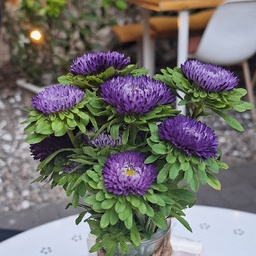
#> input picture photos/flowers.jpg, 256 x 256 px, shrunk from 400 x 400 before the run; its folder holds only this picture in this run
$ python Tema2.py
#> lines starting #> are read from the running program, lines starting #| are printed output that depends on the picture
import matplotlib.pyplot as plt
import numpy as np
import os
import shutil

# [8 lines left out: function display_image, not called in this run]

def grayscale(image):
    new_image = np.zeros_like(image)
    (N, M, _) = image.shape

    for i in range(N):
        for j in range(M):
            val = image[i][j][0] * 0.2 + image[i][j][1] * 0.71 + image[i][j][2] * 0.07
            new_image[i][j][0] = val
            new_image[i][j][1] = val
            new_image[i][j][2] = val

    return new_image

def blur(image):
    kernel =   [[0.05, 0.11, 0.05],
                [0.11, 0.25, 0.11],
                [0.05, 0.11, 0.05]]

    (N, M, _) = image.shape
    new_image = np.zeros_like(image)

    for i in range(N):
        for j in range(M):
            val_R = 0
            val_G = 0
            val_B = 0
            for x in range(-1, 2):
                for y in range(-1, 2):
                    if i + x >= 0 and i + x < N and j + y >= 0 and j + y < M:
                        val_R += image[i + x][j + y][0] * kernel[x + 1][y + 1]
                        val_G += image[i + x][j + y][1] * kernel[x + 1][y + 1]
                        val_B += image[i + x][j + y][2] * kernel[x + 1][y + 1]
            new_image[i][j][0] = val_R
            new_image[i][j][1] = val_G
            new_image[i][j][2] = val_B
    return new_image

def sobel(image):
    kernelX =  [[-1, 0, 1],
                [-2, 0, 2],
                [-1, 0, 1]]

    kernelY =  [[1, 2, 1],
                [0, 0, 0],
                [-1, -2, -1]]

    (N, M, _) = image.shape
    new_image = np.zeros_like(image)
    D = np.zeros((N, M))
    direction = np.zeros((N, M))

    for i in range(N):
        for j in range(M):
            Dx = 0
            Dy = 0
            for x in range(-1, 2):
                for y in range(-1, 2):
                    if i + x >= 0 and i + x < N and j + y >= 0 and j + y < M:
                        Dx += image[i + x][j + y][0] * kernelX[x + 1][y + 1]
                        Dy += image[i + x][j + y][1] * kernelY[x + 1][y + 1]

            D[i][j] = abs(Dx) + abs(Dy)
            theta = np.arctan(Dy / Dx) if Dx != 0 else 0

            if -22.5 <= theta < 22.5 or -157.5 <= theta < 157.5:
                direction[i][j] = 0
            if 22.5 <= theta < 67.5 or  202.5 <= theta < 247.5:
                direction[i][j] = 1
            if 67.5 <= theta < 112.5 or 247.5 <= theta < 292.5:
                direction[i][j] = 2
            if 112.5 <= theta < 157.5 or 292.5 <= theta < 337.5:
                direction[i][j] = 3

            if D[i][j] > 0.5:
                new_image[i][j][0] = 1
                new_image[i][j][1] = 1
                new_image[i][j][2] = 1

    return new_image, D, direction


def non_maxima(image, D, direction):
    (N, M, _) = image.shape
    new_image = np.copy(image)
    for i in range(N):
        for j in range(M):
            if direction[i][j] == 0:
                A = D[i - 1][j] if i - 1 >= 0 else -1
                B = D[i + 1][j] if i + 1 < N else -1
            elif direction[i][j] == 1:
                A = D[i - 1][j - 1] if i - 1 >= 0 and j - 1 >= 0 else -1
                B = D[i + 1][j + 1] if i + 1 < N and j + 1 < M else -1
            elif direction[i][j] == 2:
                A = D[i][j - 1] if j - 1 >= 0 else -1
                B = D[i][j + 1] if j + 1 < M else -1
            elif direction[i][j] == 3:
                A = D[i - 1][j + 1] if i - 1 >= 0 and j + 1 < M else -1
                B = D[i + 1][j - 1] if i + 1 < N and j - 1 >= 0 else -1

            if A > D[i][j] or B > D[i][j]:
                new_image[i][j] = np.zeros(3)
            else:
                if direction[i][j] == 0:
                    if A != -1:
                        new_image[i - 1][j] = np.zeros(3)
                    if B != -1:
                        new_image[i + 1][j] = np.zeros(3)
                elif direction[i][j] == 1:
                    if A != -1:
                        new_image[i - 1][j - 1] = np.zeros(3)
                    if B != -1:
                        new_image[i + 1][j + 1] = np.zeros(3)
                elif direction[i][j] == 2:
                    if A != -1:
                        new_image[i][j - 1] = np.zeros(3)
                    if B != -1:
                        new_image[i][j + 1] = np.zeros(3)
                elif direction[i][j] == 3:
                    if A != -1:
                        new_image[i - 1][j + 1] = np.zeros(3)
                    if B != -1:
                        new_image[i + 1][j - 1] = np.zeros(3)
    return new_image

def hysteresis_thresholding(image, D, direction):
    (N, M, _) = image.shape
    new_image = np.zeros_like(image)

    low_threshold = 0.5
    high_threshold = 0.8

    neighbors = np.array([[-1, 0], [-1, 1], [0, 1], [1, 1], [1, 0], [1, -1], [0, -1], [-1, -1]])

    T1 = np.array([(i, j) for i in range(N) for j in range(M) if low_threshold < D[i][j] <= high_threshold])
    T2 = np.array([(i, j) for i in range(N) for j in range(M) if D[i][j] >= high_threshold])

    for position in T2:
        for neighbor in neighbors:
            x = position[0] + neighbor[0]
            y = position[1] + neighbor[1]
            if x >= 0 and x < N and y >= 0 and y < M and (x, y) in T2:
                new_image[position[0]][position[1]] = np.array([1, 1, 1])
                break
            else:
                for neighbor in neighbors:
                    x = position[0] + neighbor[0]
                    y = position[1] + neighbor[1]
                    if x >= 0 and x < N and y >= 0 and y < M and (x, y) in T1:
                        new_image[position[0]][position[1]] = np.array([1, 1, 1])
                        break

    return new_image

def median_cut(image, rounds = 3):
    (N, M, _) = image.shape
    new_image = np.zeros_like(image)

    start_colors = np.array([(image[i][j], (i, j)) for i in range(N) for j in range(M)], dtype=object)
    color_group = [start_colors]
    new_color_group = []
    for round in range(rounds + 1):
        for member in color_group:
            R_range = max([member[i][0][0] for i in range(member.shape[0])]) - \
                min([member[i][0][0] for i in range(member.shape[0])])
            B_range = max([member[i][0][1] for i in range(member.shape[0])]) - \
                min([member[i][0][1] for i in range(member.shape[0])])
            G_range = max([member[i][0][2] for i in range(member.shape[0])]) - \
                min([member[i][0][2] for i in range(member.shape[0])])

            if R_range >= max(B_range, G_range):
                R_mid = np.average([member[i][0][0] for i in range(member.shape[0])])
                low = np.array([member[i] for i in range(member.shape[0]) if member[i][0][0] < R_mid], dtype=object)
                high = np.array([member[i] for i in range(member.shape[0]) if member[i][0][0] >= R_mid], dtype=object)

                new_color_group.append(low)
                new_color_group.append(high)
            elif B_range >= max(R_range, G_range):
                B_mid = np.average([member[i][0][1] for i in range(member.shape[0])])
                low = np.array([member[i] for i in range(member.shape[0]) if member[i][0][1] < B_mid], dtype=object)
                high = np.array([member[i] for i in range(member.shape[0]) if member[i][0][1] >= B_mid], dtype=object)

                new_color_group.append(low)
                new_color_group.append(high)
            elif G_range >= max(R_range, B_range):
                G_mid = np.average([member[i][0][2] for i in range(member.shape[0])])
                low = np.array([member[i] for i in range(member.shape[0]) if member[i][0][2] < G_mid], dtype=object)
                high = np.array([member[i] for i in range(member.shape[0]) if member[i][0][2] >= G_mid], dtype=object)

                new_color_group.append(low)
                new_color_group.append(high)

        color_group = new_color_group
        new_color_group = []

    for member in color_group:
        R_avg = np.average([member[i][0][0] for i in range(member.shape[0])])
        G_avg = np.average([member[i][0][1] for i in range(member.shape[0])])
        B_avg = np.average([member[i][0][2] for i in range(member.shape[0])])

        for i in range (member.shape[0]):
            new_image[member[i][1][0]][member[i][1][1]] = np.array([R_avg, G_avg, B_avg])

    return new_image

# [34 lines left out: function add_outline_to_image, not called in this run]

os.chdir('photos')
fnames = os.listdir()
os.chdir(os.path.dirname(__file__))
# os.chdir('/mnt/c/Users/dsabi/Desktop/spam/SPG/Tema 2')

for fname in fnames:
    image = plt.imread('photos/' + fname, format=None)
#> image is the input picture: shape (256, 256, 3); mean R, G, B 113.5, 112.4, 108.5
    dir = os.path.dirname(__file__) + '/' + fname[:-4]
    if fname[:-4] in os.listdir():
        shutil.rmtree(dir)
    os.mkdir(dir)
    plt.imsave(dir + "/1_original_" + fname, image)

    print("Doing median cut...")
    image_color = median_cut(image, 3)
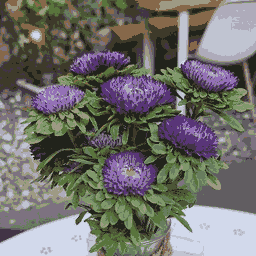
#> image_color: shape (256, 256, 3); mean R, G, B 112.9, 111.9, 107.9
    plt.imsave(dir + "/2_median_cut_" + fname, image_color)
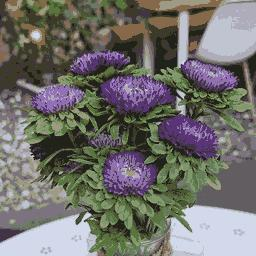
#> saved as 2_median_cut_flowers.jpg: shape (256, 256, 3); mean R, G, B 113, 111.8, 107.9

    print("Getting rid of noise...")
    image_color = blur(image_color)
    plt.imsave(dir + "/3_blured_median_cut_" + fname, image_color)

    print("Blurring original image...")
    borders = blur(image)
#> after the loop in blur (call 2), `for i in range(N):`:
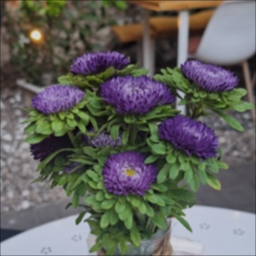
#> new_image: shape (256, 256, 3); mean R, G, B 100, 99.1, 95.6
    plt.imsave(dir + "/4_blur_" + fname, borders)

    print("Converting to grayscale...")
    borders = grayscale(borders)
#> after the loop in grayscale, `for i in range(N):`:
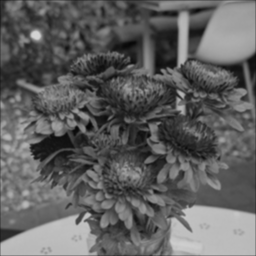
#> new_image: shape (256, 256, 3); min 5, max 211, mean 96.6
    plt.imsave(dir + "/5_grayscale_blur_" + fname, borders)

    print("Applying Sobel...")
    (borders, D, direction) = sobel(borders)
#> after the loop in sobel, `for i in range(N):`:
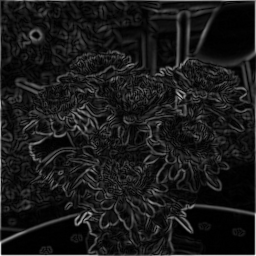
#> D: shape (256, 256) float64; min 0, max 936, mean 96.1; drawn with min black and max white
#> after the loop in sobel, `for i in range(N):`: direction: shape (256, 256) float64; every value is 0
#> after the loop in sobel, `for i in range(N):`:
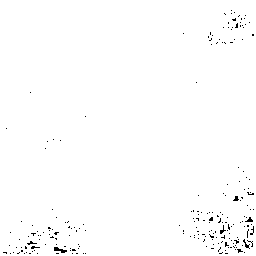
#> new_image: shape (256, 256, 3); values 0 (black) and 1 (white), 99.1% white; black in thin lines or dots
    plt.imsave(dir + "/6_sobel_" + fname, borders)

    print("Applying non maxima thresholding...")
    borders = non_maxima(borders, D, direction)
#> after the loop in non_maxima, `for i in range(N):`:
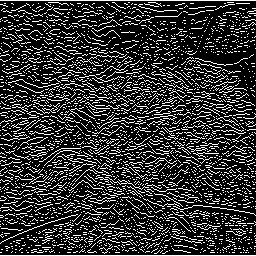
#> new_image: shape (256, 256, 3); values 0 (black) and 1 (white), 20.6% white in thin lines or dots
    plt.imsave(dir + "/7_non_maxima_" + fname, borders)

    print("Applying isterie...")
    borders = hysteresis_thresholding(borders, D, direction)
#> in hysteresis_thresholding, `T1 = np.array([(i, j) for i in range(N) for j in range(M) if low_thres..`: T1 = empty array
#> in hysteresis_thresholding, `T2 = np.array([(i, j) for i in range(N) for j in range(M) if D[i][j] >..`: T2 = 64943 pairs, first value 0 to 255, second value 0 to 255
#> the loop in hysteresis_thresholding, `for position in T2:` made 1 pass
#> position on pass 1: [0, 0]
#> (the run stopped early here; a loop or call above may not have finished)
